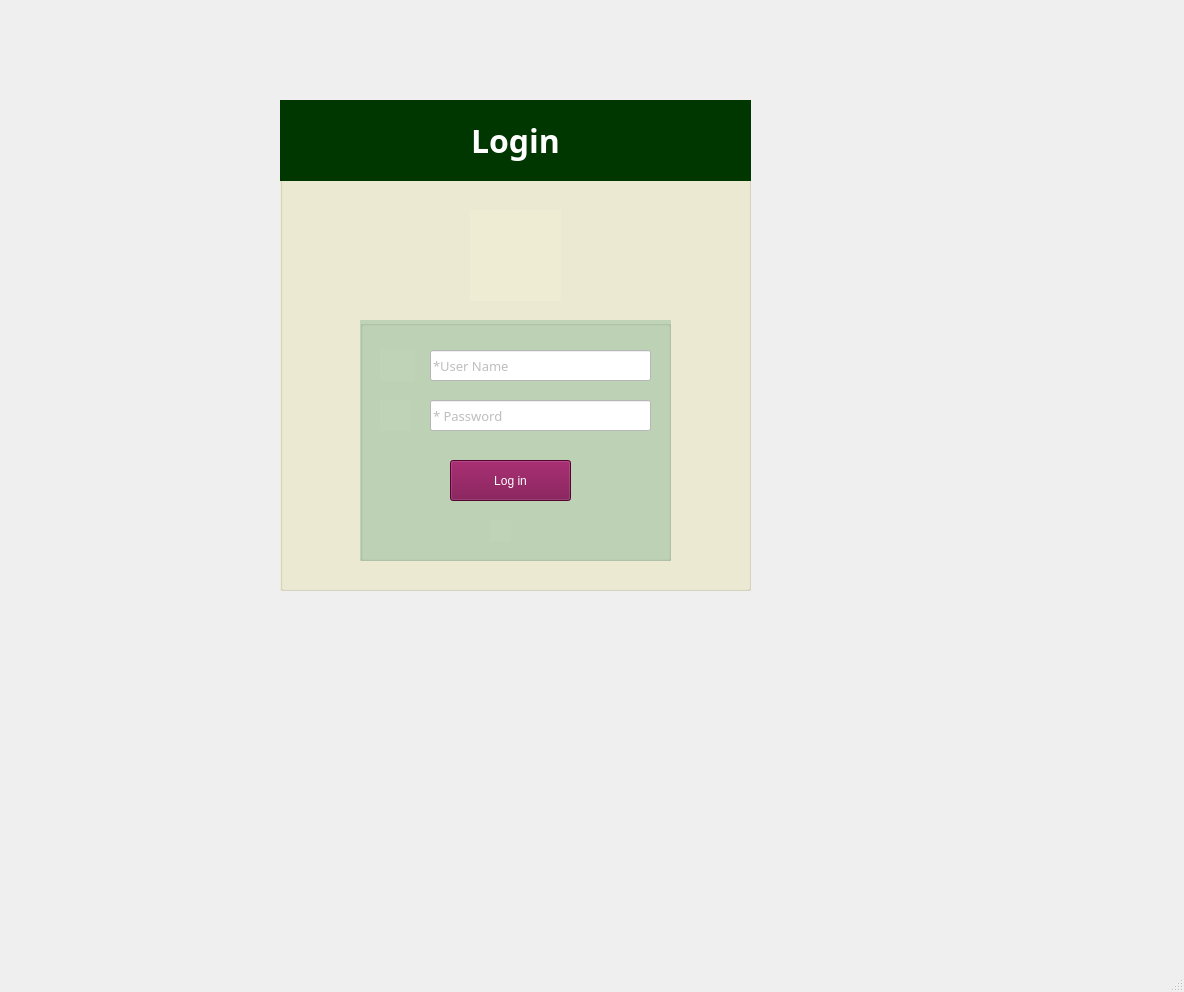
<?xml version="1.0" encoding="UTF-8"?>
<ui version="4.0">
 <class>MainWindow</class>
 <widget class="QMainWindow" name="MainWindow">
  <property name="geometry">
   <rect>
    <x>0</x>
    <y>0</y>
    <width>1184</width>
    <height>992</height>
   </rect>
  </property>
  <property name="windowTitle">
   <string>MainWindow</string>
  </property>
  <widget class="QWidget" name="centralwidget">
   <widget class="QGroupBox" name="groupBox">
    <property name="geometry">
     <rect>
      <x>280</x>
      <y>100</y>
      <width>471</width>
      <height>491</height>
     </rect>
    </property>
    <property name="font">
     <font>
      <family>Sitka Text Semibold</family>
      <pointsize>24</pointsize>
      <weight>75</weight>
      <bold>true</bold>
     </font>
    </property>
    <property name="whatsThis">
     <string>&lt;html&gt;&lt;head/&gt;&lt;body&gt;&lt;p align=&quot;center&quot;&gt;&lt;br/&gt;&lt;/p&gt;&lt;/body&gt;&lt;/html&gt;</string>
    </property>
    <property name="styleSheet">
     <string notr="true">background-color: rgb(239, 236, 212);</string>
    </property>
    <property name="title">
     <string/>
    </property>
    <widget class="QGroupBox" name="groupBox_2">
     <property name="geometry">
      <rect>
       <x>80</x>
       <y>220</y>
       <width>311</width>
       <height>241</height>
      </rect>
     </property>
     <property name="styleSheet">
      <string notr="true">background-color: rgb(191, 211, 182)
</string>
     </property>
     <property name="title">
      <string/>
     </property>
     <widget class="QPushButton" name="pushButtonLoginEmployee">
      <property name="geometry">
       <rect>
        <x>90</x>
        <y>140</y>
        <width>121</width>
        <height>41</height>
       </rect>
      </property>
      <property name="styleSheet">
       <string notr="true">background-color: rgb(117, 5, 68);
font: 63 13pt &quot;Sitka Small Semibold&quot;;
color: rgb(255, 255, 255);
</string>
      </property>
      <property name="text">
       <string>Log in</string>
      </property>
      <property name="icon">
       <iconset>
        <normaloff>../images/enter (1).png</normaloff>../images/enter (1).png</iconset>
      </property>
     </widget>
     <widget class="QLineEdit" name="lineEditPasswordEmployee">
      <property name="geometry">
       <rect>
        <x>70</x>
        <y>80</y>
        <width>221</width>
        <height>31</height>
       </rect>
      </property>
      <property name="font">
       <font>
        <family>Nirmala Text Semilight</family>
        <pointsize>10</pointsize>
       </font>
      </property>
      <property name="styleSheet">
       <string notr="true">color: rgb(124, 124, 124);
background-color: rgb(255, 255, 255);</string>
      </property>
      <property name="text">
       <string/>
      </property>
      <property name="placeholderText">
       <string>* Password</string>
      </property>
     </widget>
     <widget class="QLineEdit" name="lineEditUsernameEmployee">
      <property name="geometry">
       <rect>
        <x>70</x>
        <y>30</y>
        <width>221</width>
        <height>31</height>
       </rect>
      </property>
      <property name="font">
       <font>
        <family>Nirmala Text Semilight</family>
        <pointsize>10</pointsize>
       </font>
      </property>
      <property name="styleSheet">
       <string notr="true">color: rgb(126, 126, 126);
background-color: rgb(255, 255, 255);</string>
      </property>
      <property name="text">
       <string/>
      </property>
      <property name="placeholderText">
       <string>*User Name</string>
      </property>
     </widget>
     <widget class="QLabel" name="label">
      <property name="geometry">
       <rect>
        <x>130</x>
        <y>200</y>
        <width>21</width>
        <height>21</height>
       </rect>
      </property>
      <property name="text">
       <string/>
      </property>
      <property name="pixmap">
       <pixmap>../images/next.png</pixmap>
      </property>
      <property name="scaledContents">
       <bool>true</bool>
      </property>
     </widget>
     <widget class="QLabel" name="label_3">
      <property name="geometry">
       <rect>
        <x>20</x>
        <y>30</y>
        <width>35</width>
        <height>31</height>
       </rect>
      </property>
      <property name="text">
       <string/>
      </property>
      <property name="pixmap">
       <pixmap>../images/user (1).png</pixmap>
      </property>
      <property name="scaledContents">
       <bool>true</bool>
      </property>
     </widget>
     <widget class="QLabel" name="label_4">
      <property name="geometry">
       <rect>
        <x>20</x>
        <y>80</y>
        <width>31</width>
        <height>31</height>
       </rect>
      </property>
      <property name="text">
       <string/>
      </property>
      <property name="pixmap">
       <pixmap>../images/padlock.png</pixmap>
      </property>
      <property name="scaledContents">
       <bool>true</bool>
      </property>
     </widget>
    </widget>
    <widget class="QLabel" name="label_2">
     <property name="geometry">
      <rect>
       <x>190</x>
       <y>110</y>
       <width>91</width>
       <height>91</height>
      </rect>
     </property>
     <property name="text">
      <string/>
     </property>
     <property name="pixmap">
      <pixmap>../images/user.png</pixmap>
     </property>
     <property name="scaledContents">
      <bool>true</bool>
     </property>
    </widget>
    <widget class="QLabel" name="label_5">
     <property name="geometry">
      <rect>
       <x>0</x>
       <y>0</y>
       <width>471</width>
       <height>81</height>
      </rect>
     </property>
     <property name="font">
      <font>
       <family>Sitka Text Semibold</family>
       <pointsize>24</pointsize>
       <weight>75</weight>
       <bold>true</bold>
      </font>
     </property>
     <property name="styleSheet">
      <string notr="true">background-color: rgb(0, 54, 0);
color: rgb(255, 255, 255);</string>
     </property>
     <property name="text">
      <string>&lt;html&gt;&lt;head/&gt;&lt;body&gt;&lt;p align=&quot;center&quot;&gt;Login&lt;/p&gt;&lt;/body&gt;&lt;/html&gt;</string>
     </property>
    </widget>
   </widget>
  </widget>
  <widget class="QMenuBar" name="menubar">
   <property name="geometry">
    <rect>
     <x>0</x>
     <y>0</y>
     <width>1184</width>
     <height>26</height>
    </rect>
   </property>
  </widget>
  <widget class="QStatusBar" name="statusbar"/>
 </widget>
 <resources/>
 <connections/>
</ui>
